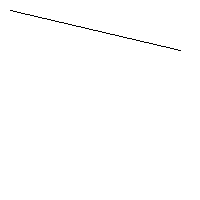

The script that saved this image:
import matplotlib.pyplot as plt
from PIL import Image
def line(x0,y0,x1,y1):
    points = []
    dx = abs(x1-x0)
    dy = abs(y1-y0)
    sx = 1 if x0<x1 else -1
    sy = 1 if y0<y1 else -1
    err = dx-dy
    x,y=x0,y0
    while True:
        points.append((x,y))
        if x==x1 and y==y1:
            break
        e2 = 2*err
        if e2>-dy:
            err -= dy
            x += sx
        if e2<dx:
            err += dx
            y += sy
    return points
w,h=200,200
img = Image.new('RGB', (w,h), 'white')
px = img.load()
lines = [(10,10, 180,50)]
for (x0,y0,x1,y1) in lines:
    for x, y in line(x0,y0,x1,y1):
        if 0<=x<w and 0<=y<h:
            px[x,y]=(0,0,0)
img.save("bresenham_1.png")